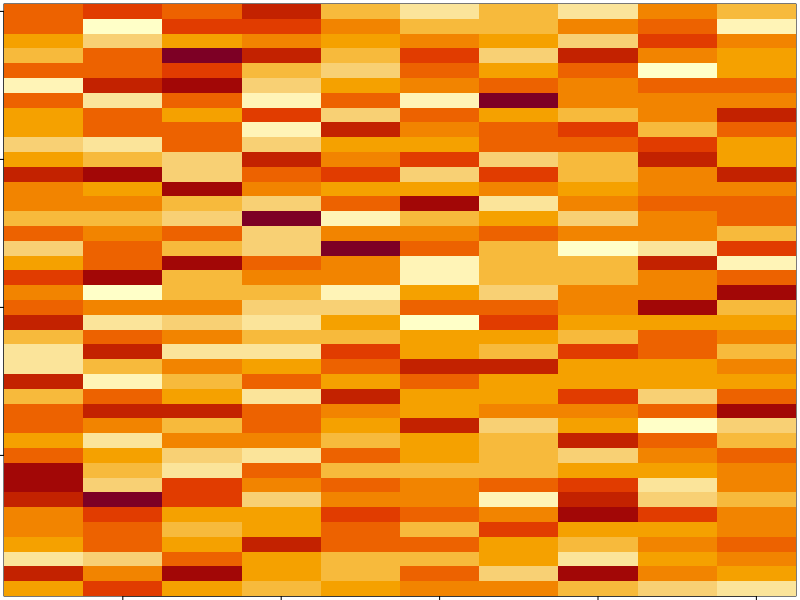
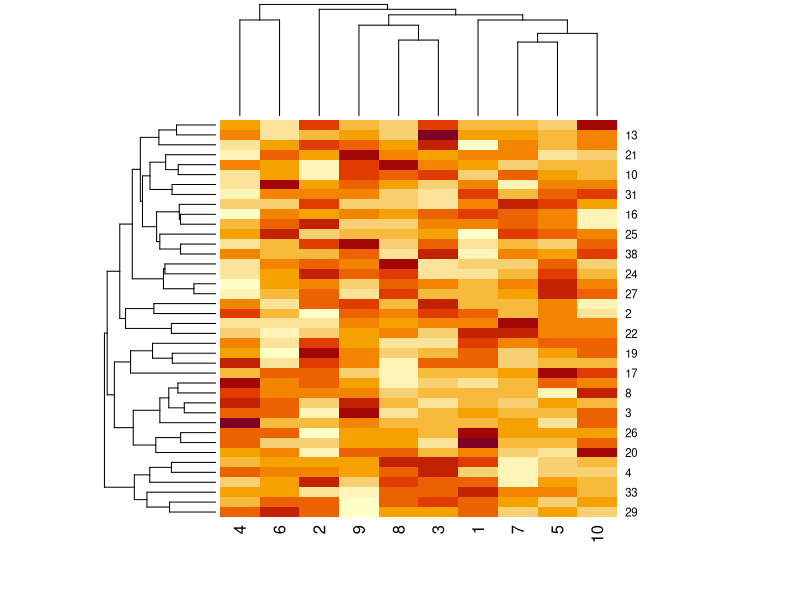
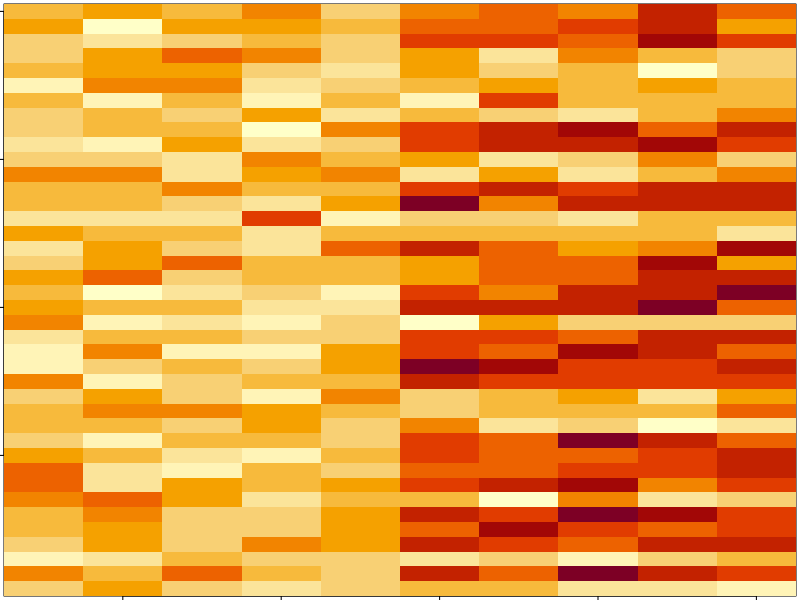
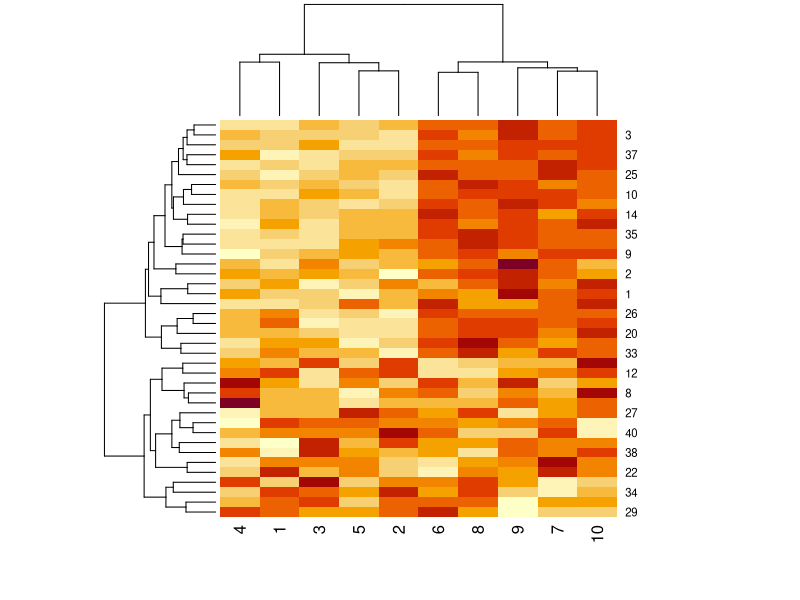
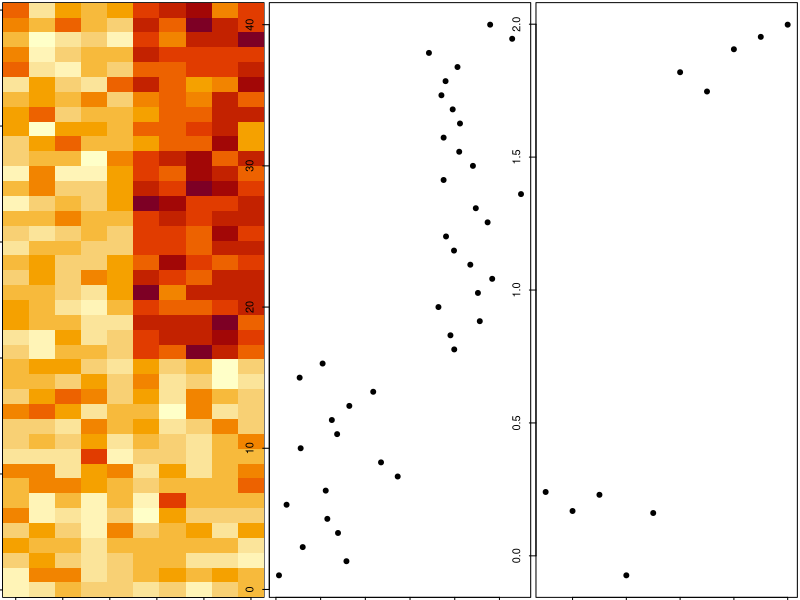
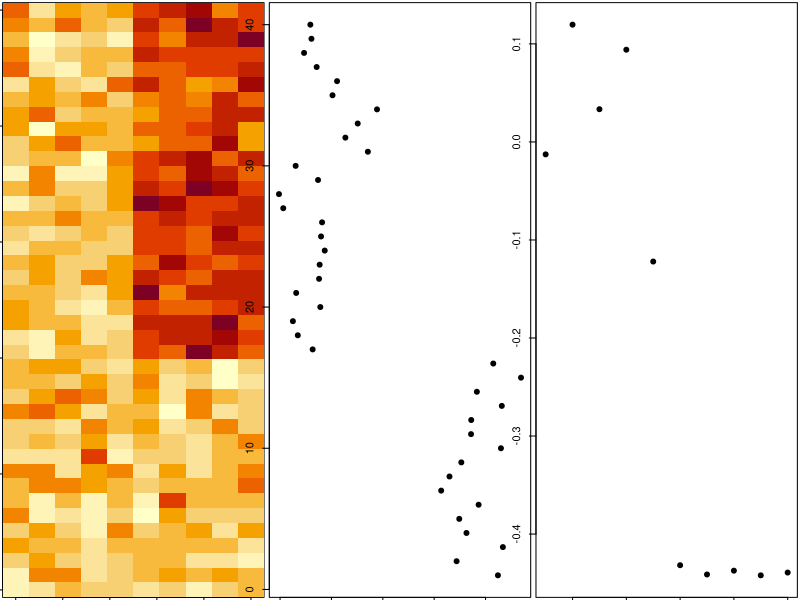
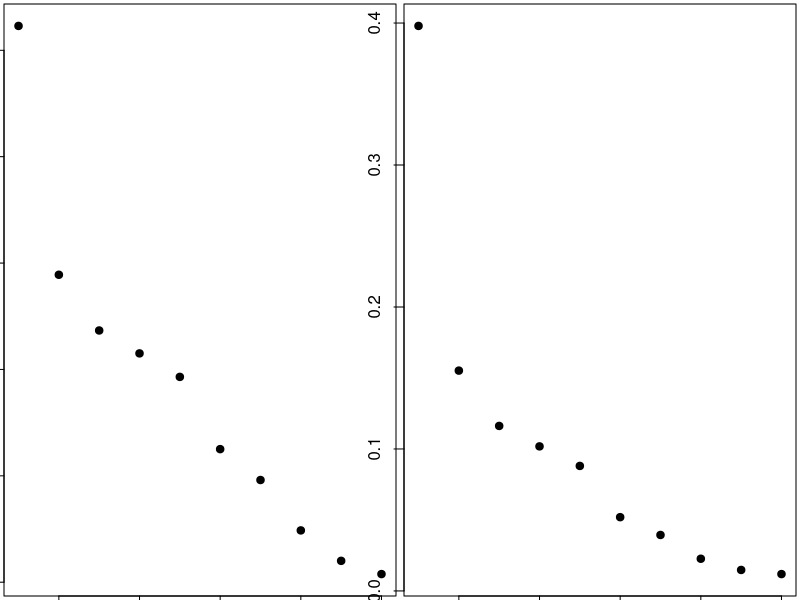
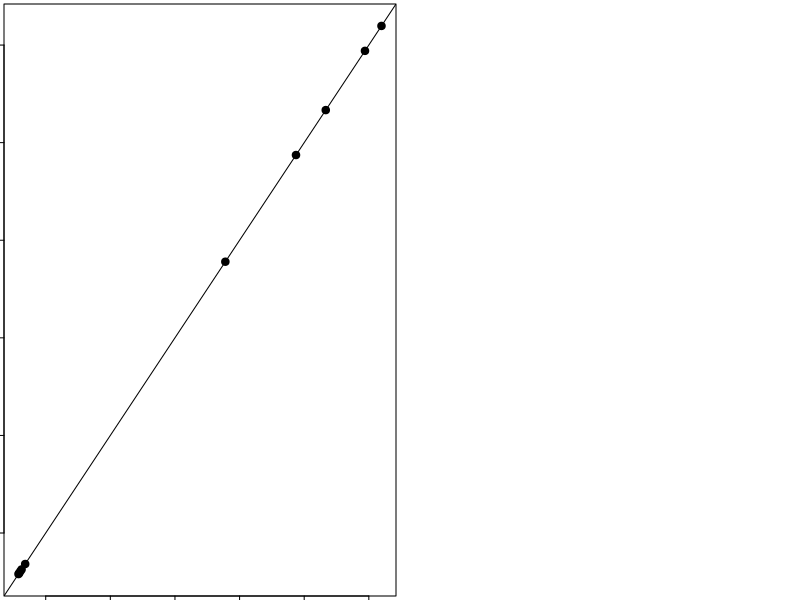

Write R code to recreate these figures, in order.
setwd("~/R Code/Exploratory Data")

set.seed(12345)
par(mar=rep(.2,4))
dataMatrix <- matrix(rnorm(400),nrow=40)
image(1:10,1:40,t(dataMatrix)[,nrow(dataMatrix):1])
heatmap(dataMatrix)
##now add pattern
set.seed(678910)
for (i in 1:40){
      #flip coin
      coinFlip <- rbinom(1,size=1,prob=.5)
      # if coin is heads add a common pattern to row
      if (coinFlip){
            dataMatrix[i,] <- dataMatrix[i,] + rep(c(0,3),each=5)
      }
}
image(1:10,1:40,t(dataMatrix)[,nrow(dataMatrix):1])
heatmap(dataMatrix)
## take closer look at rows and columns
hh <- hclust(dist(dataMatrix))
dataMatrixOrdered <- dataMatrix[hh$order,]
par(mfrow=c(1,3))
image(t(dataMatrixOrdered)[,nrow(dataMatrixOrdered):1])
plot(rowMeans(dataMatrixOrdered),40:1,,xlab="row mean",ylab="row",pch =19)
plot(colMeans(dataMatrixOrdered),xlab="Column",ylab="Col Mean",pch=19)

## svd decomp
svd1 <- svd(scale(dataMatrixOrdered))
par(mfrow=c(1,3))
image(t(dataMatrixOrdered)[,nrow(dataMatrixOrdered):1])
plot(svd1$u[,1],40:1,,xlab="row",ylab="first left sing vec",pch =19)
plot(svd1$v[,1],xlab="Column",ylab="first right sing vec",pch=19)
## variance explained - ordered in most to least
par(mfrow=c(1,2))
plot(svd1$d,xlab="column",ylab="singular value",pch=19) #raw
plot(svd1$d^2/sum(svd1$d^2),xlab="column",ylab= "prop of variance explained", pch=19) #square divided by sum of squares
## above shows that almost 40% explained by one dimension

## compare to pca
svd1<-svd(scale(dataMatrixOrdered))
pca1<-prcomp(dataMatrixOrdered,scale=TRUE)
plot(pca1$rotation[,1],svd1$v[,1],pch=19,xlab="PCA 1", ylab="Right Singular Vec 1")
abline(c(0,1))



